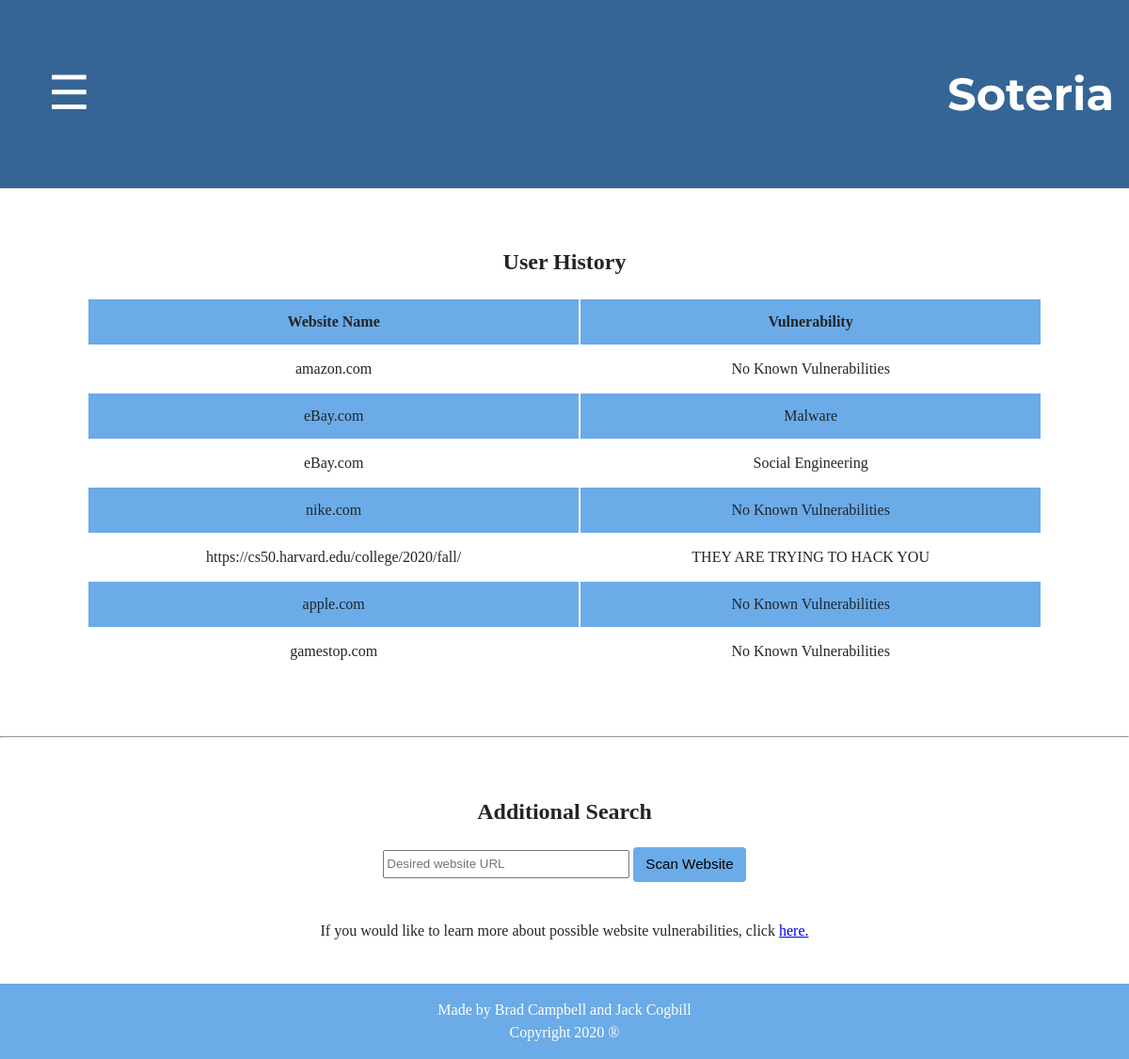
Screenshot of /userdata (signed in) with the database file from the repository.
### tables this page shows
CREATE TABLE websites (id INTEGER, url TEXT NOT NULL, PRIMARY KEY (id));

CREATE TABLE vulnerabilities (id INTEGER, type TEXT NOT NULL, PRIMARY KEY (id));

### application.py (the view)
@app.route("/userdata", methods=["GET"])
@login_required
def userdata():
    counter = 0
    userdata_list = []
    websites = db.execute(
        "SELECT id, url FROM websites WHERE id IN (SELECT website_id FROM users_websites WHERE user_id = ?);",
        session["user_id"]
    )
    for website in websites:
        userdata_list.append({"url" : website["url"], "vulnerabilities" : []})
        vulns = db.execute("SELECT type FROM vulnerabilities WHERE id IN (SELECT vulnerability_id FROM websites_vulnerabilities WHERE website_id = ?);", website["id"])
        if len(vulns) != 0:
            for vuln in vulns:
                userdata_list[counter]["vulnerabilities"].append(vuln["type"])
        else:
            userdata_list[counter]["vulnerabilities"].append("No Known Vulnerabilities")
        counter += 1
    return render_template("userdata.html", userdata_list=userdata_list)

### helpers.py (called while the page is built)
def login_required(f):
    @wraps(f)
    def decorated_function(*args, **kwargs):
        if session.get("user_id") is None:
            return redirect("/login")
        return f(*args, **kwargs)
    return decorated_function

### templates/userdata.html (shortened to what this page needs)
{% extends "layout.html" %}
{% block body %}
    <div class="container">
        <div class="section">
            <h2>User History</h2>
            <table>
              <tr>
                <th>Website Name</th>
                <th>Vulnerability</th>
              </tr>
                {% for data in userdata_list %}
                      {% for vuln in data["vulnerabilities"] %}
                        <tr>
                          <td>{{ data["url"] }}</td>
                          <td>{{ vuln }}</td>
                        </tr>
                    {% endfor %}
                {% endfor %}
            </table>
        </div>
    </div>
    <br>
    <hr>
    <br>
    <div class="container" style="padding-bottom: 20px;">
        <div class="section">
            <h2>Additional Search</h2>
            <form action="/" method="post" id="form">
                <input autocomplete="off" name="url" placeholder="Desired website URL" type="text">
                <input type="submit" value="Scan Website">
            </form>
            <br>
            <p>If you would like to learn more about possible website vulnerabilities, click <a href="/vulnerabilitydictionary">here.</a></p>
        </div>
    </div>
{% endblock %}

### templates/layout.html (shortened to what this page needs)
<!DOCTYPE html>
<html lang="en">
    <head>
        <link href="/static/styles.css" rel="stylesheet">
    </head>
    <body>
        <div id="page-container">
            <div class="jumbotron" style="display: flex; justify-content: space-between; align-content: center;">
                <div id="main">
                    <button class="openbtn" onclick="checkNav()">☰</button>
                </div>
                <h1>Soteria</h1>
            </div>
            <div id="content">
                {% block body %}{% endblock %}
            </div>
            <div class="container">
                <br><br><br>
            </div>
            <footer class="footer">
                Made by Brad Campbell and Jack Cogbill<br>
                Copyright 2020 &#174;
            </footer>
        </div>
    </body>
</html>

### static/styles.css (style rules this page uses)
body { background-color: #fff; color: #212529; font-size: 1rem; font-weight: 400; line-height: 1.5; margin: 0; text-align: left; }
.container { margin-left: auto; margin-right: auto; padding-left: 15px; padding-right: 15px; text-align: center; width: 90%; }
.jumbotron { background-color: #356595; color: #fff; margin-bottom: 2rem; padding: 2rem 1rem; text-align: center; }
.footer { background-color: #6babe8; color: #fff; padding: 1rem 0rem 2rem; text-align: center; position: absolute; bottom: 0; width: 100%; height: 2rem; }
.section { padding-bottom: 1rem; padding-left: 2rem; padding-right: 2rem; padding-top: 0.5rem; }
h1 { font-family: 'Montserrat', sans-serif; font-size: 48px; }
button, input[type="submit"] { background-color: #6babe8; border: 1px solid transparent; border-radius: 0.25rem; font-size: 0.95rem; font-weight: 400; line-height: 1.5; padding: 0.375rem 0.75rem; text-align: center; transition: color 0.15s ease-in-out, background-color 0.15s ease-in-out, border-color 0.15s ease-in-out, box-shadow 0.15s ease-in-out; vertical-align: middle; }
input[type="text"], input[type="number"] { line-height: 1.8; width: 25%; }
table { background-color: transparent; margin-bottom: 1rem; width: 100%; }
table th, table td { padding: 0.75rem; vertical-align: middle; }
tbody tr:nth-of-type(odd) { background-color: #6babe8; }
#page-container { position: relative; min-height: 100vh; }
.openbtn { font-size: 50px; cursor: pointer; background-color: #356595; color: white; padding: 10px 15px; border: none; }
#main { transition: margin-left .5s; padding: 20px; justify-content: flex-start; font-size: 50px; }

### rows the page displays
websites: url "amazon.com", vuln "No Known Vulnerabilities"
websites: url "eBay.com"
vulnerabilities: type "Malware"
vulnerabilities: type "Social Engineering"
websites: url "nike.com", vuln "No Known Vulnerabilities"
websites: url "https://cs50.harvard.edu/college/2020/fall/"
vulnerabilities: type "THEY ARE TRYING TO HACK YOU"
websites: url "apple.com", vuln "No Known Vulnerabilities"
websites: url "gamestop.com", vuln "No Known Vulnerabilities"
